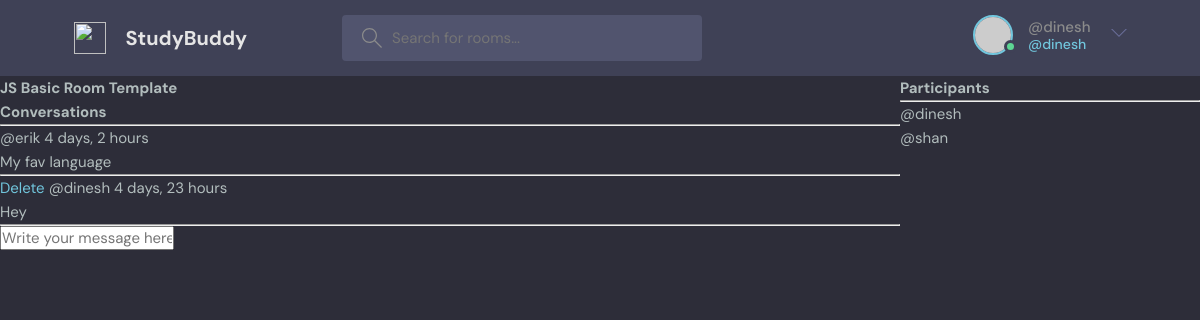
Screenshot of /room/18/ (signed in) with the database file from the repository.
### base/models.py (models this page shows, shortened)
class Room(models.Model):
    host = models.ForeignKey(User, on_delete=models.SET_NULL, null=True)
    topic = models.ForeignKey(Topic, on_delete=models.SET_NULL, null=True)
    name = models.CharField(max_length=200)
    description = models.TextField(null=True, blank=True)
    participants = models.ManyToManyField(User, related_name='participants', blank=True)
    updated = models.DateTimeField(auto_now=True)
    created = models.DateTimeField(auto_now_add=True)
    class Meta:
        ordering = ['-updated','-created']

class Message(models.Model):
    user = models.ForeignKey(User, on_delete=models.CASCADE)
    room = models.ForeignKey(Room, on_delete=models.CASCADE)
    body = models.TextField()
    updated = models.DateTimeField(auto_now=True)
    created = models.DateTimeField(auto_now_add=True)
    class Meta:
        ordering = ['-updated','-created']

### base/views.py (the view, shortened to what this page needs)
# urls.py: path('room/<str:pk>/', views.room, name="room"),
def room(request, pk):
    room = Room.objects.get(id=pk)
    room_messages = room.message_set.all().order_by('-created')
    participants = room.participants.all()
    context = {'room': room, 'room_messages': room_messages, 'participants':participants}
    return render(request, 'base/room.html', context)

### base/templates/base/room.html (shortened to what this page needs)
{% extends 'main.html' %}
    {% block content %}
<div class="room-container">
    <div>
        <h1>{{room.name}} Room Template </h1>
        <div class="comment-wrapper">
            <h3> Conversations </h3>
            <hr>
            {% for message in room_messages %}
            <div>
                {% if request.user == message.user %}
                <a href="{% url 'delete-message' message.id %}"> Delete </a>
                {% endif %}
                <small>@{{message.user}}  {{message.created|timesince}} </small>
                <p>{{message.body}} </p>
                <hr>
            </div>
            {% endfor %}
        </div>
            {% if request.user.is_authenticated %}
            <div class="comment-form">
                <form method="POST" action="">
                    <input type="text" name="body" placeholder="Write your message here..." />
            </div>
            {% endif %}
    </div>
            <div>
                    <h3> Participants </h3>
                    <hr>
                    {% for user in participants %}
                    <div>
                        <p> @{{user.username}} </p>
                    </div>
                    {% endfor %}
            </div>
</div>
{% endblock content %}

### templates/navbar.html (shortened to what this page needs)
<header class="header header--loggedIn">
    <div class="container">
      <a href="{% url 'home' %}" class="header__logo">
        <img src="assets/logo.svg" />
        <h1>StudyBuddy</h1>
      </a>
      <form class="header__search" method="GET" action="{% url 'home' %}">
        <label>
          <input name="q" placeholder="Search for rooms..." />
        </label>
      </form>
      <nav class="header__menu">
        {% if request.user.is_authenticated %}
        <div class="header__user">
          <a href="profile.html">
            <div class="avatar avatar--medium active">
              <img src="https://randomuser.me/api/portraits/men/37.jpg" />
            </div>
            <p> @{{request.user.username}} <span>@{{request.user.username}}</span></p>
          </a>
          <button class="dropdown-button">
            <svg version="1.1" xmlns="http://www.w3.org/2000/svg" width="32" height="32" viewBox="0 0 32 32">
              <title>chevron-down</title>
              <path d="M16 21l-13-13h-3l16 16 16-16h-3l-13 13z"></path>
            </svg>
          </button>
        </div>
        {% else %}
        <a href="{% url 'login' %}">
          <img src="./assets/avatar.svg" />
          <p>Login</p>
        </a>
            {% endif %}
      </nav>
    </div>
</header>

### static/styles/style.css (style rules this page uses)
:root { --color-main: #71c6dd; --color-main-light: #e1f6fb; --color-dark: #3f4156; --color-dark-medium: #51546e; --color-dark-light: #696d97; --color-light: #e5e5e5; --color-gray: #8b8b8b; --color-light-gray: #b2bdbd; --color-bg: #2d2d39; --color-success: #5dd693; --color-error: #fc4b0b; }
* { font-family: "DM Sans", -apple-system, BlinkMacSystemFont, "Segoe UI", Roboto, Oxygen, Ubuntu, Cantarell, "Open Sans", "Helvetica Neue", sans-serif; margin: 0; padding: 0; box-sizing: border-box; text-rendering: optimizeLegibility; font-size: inherit; }
html { font-size: 56.25%; }
@media only screen and (min-width: 1200px) { html { font-size: 62.5%; } }
body { line-height: 1.6; font-weight: 400; font-size: 1.5rem; color: var(--color-light-gray); background-color: var(--color-bg); min-height: 100vh; }
img { width: 100%; }
a { display: inline-block; color: var(--color-main); text-decoration: none; }
.container { max-width: 120rem; width: 90%; margin: auto; }
.avatar { position: relative; display: inline-block; border-radius: 50%; border: 2px solid var(--color-main); }
.avatar img { display: block; border-radius: 50%; object-fit: cover; object-position: center; }
.avatar::after { content: ""; display: block; position: absolute; background-color: var(--color-gray); z-index: 111; border-radius: 50%; border: 0.3rem solid var(--color-dark); }
.avatar.active::after { background-color: var(--color-success); }
.avatar.avatar--medium img { width: 3.6rem; height: 3.6rem; border-radius: 50%; }
.avatar.avatar--medium:after { width: 0.7rem; height: 0.7rem; bottom: 0px; right: -6px; }
.header { padding: 1.5rem; background-color: var(--color-dark); }
.header > .container { display: flex; gap: 9.5rem; }
.header__logo, .header__user { display: flex; gap: 2rem; align-items: center; }
.header__logo > img { height: 3.2rem; width: 3.2rem; }
.header__logo > h1 { font-weight: 700; font-size: 2rem; color: var(--color-light); }
.header__search > label { background-color: var(--color-dark-medium); padding: 1.3rem 1rem; display: flex; align-items: center; gap: 1rem; border-radius: 4px; }
.header__search svg { fill: var(--color-gray); width: 2rem; height: 2rem; margin-left: 1rem; }
.header__search input { width: 30rem; background: transparent; border: none; outline: none; color: var(--color-light); }
.header__menu { margin-left: auto; position: relative; }
.header__menu a { display: flex; gap: 1.5rem; align-items: center; font-weight: 500; text-decoration: none; color: var(--color-gray); }
.header__menu img { height: 3.6rem; }
.header__menu p { line-height: 1.2; }
.header__menu span { color: var(--color-main); font-weight: 500; font-size: 1.4rem; display: block; }
.header__menu svg { width: 1.6rem; height: 1.6rem; fill: var(--color-dark-light); }
.dropdown-button { background: transparent; border: 0; outline: 0; cursor: pointer; }

### base/templates/base/room.html (style rules this page uses)
.room-container { display: grid; grid-template-columns: 3fr 1fr; }

### rows the page displays
Room: name "JS Basic"
Message: user "erik", created "4 days, 2 hours", body "My fav language"
Message: shows "Delete", user "dinesh", created "4 days, 23 hours", body "Hey"

### other values shown
{{ request.user.username }} "dinesh"
{{ user.username }} "dinesh"
{{ user.username }} "shan"
